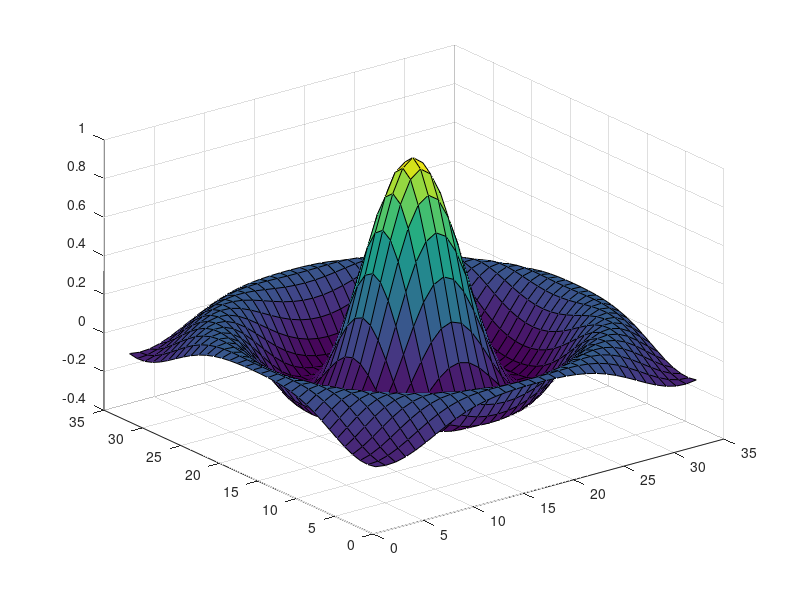

The MATLAB source for this figure:
% Timothy Smith
% March 12th 2016
%________________
[x,y]=meshgrid(-8:0.5:8);
r=sqrt(x.^2+y.^2)+eps
z=sin(r)./r;
surf(z)